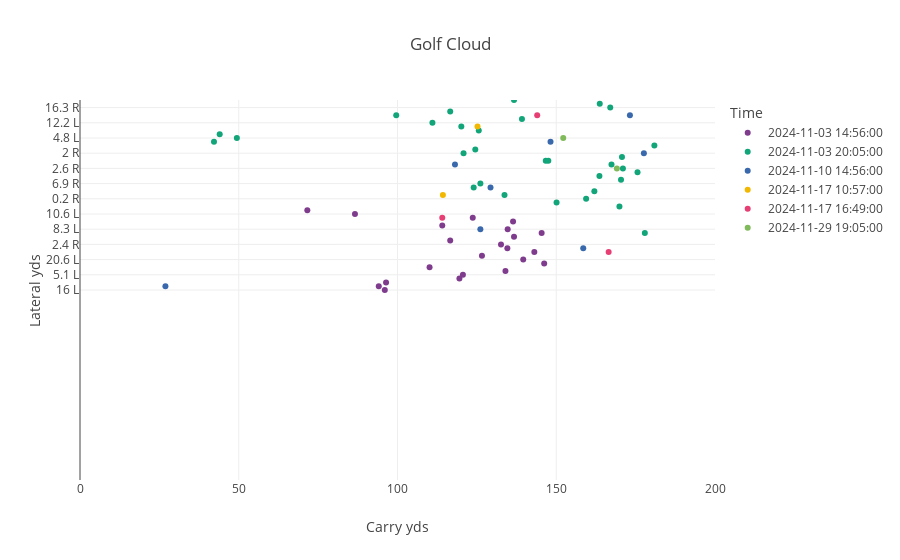

Notebook source saved alongside this figure:
### Code cell
df['Shot Type'] = df['Shot Type'].astype(str)

fig1 = px.scatter(df, x="Carry yds", y='Lateral yds', color='Time', title="Golf Cloud",color_discrete_sequence=px.colors.qualitative.Bold,hover_data='Time')
# Update x-axis to start at 0.0
fig1.update_xaxes(range=[0, 200])  # Set minimum to 0, maximum is 200  (Use None if you want auto scaling, ie [0, None])
fig1.update_yaxes(range=[-50, 50])  # Set minimum to -50, maximum is 50
fig1.show()
